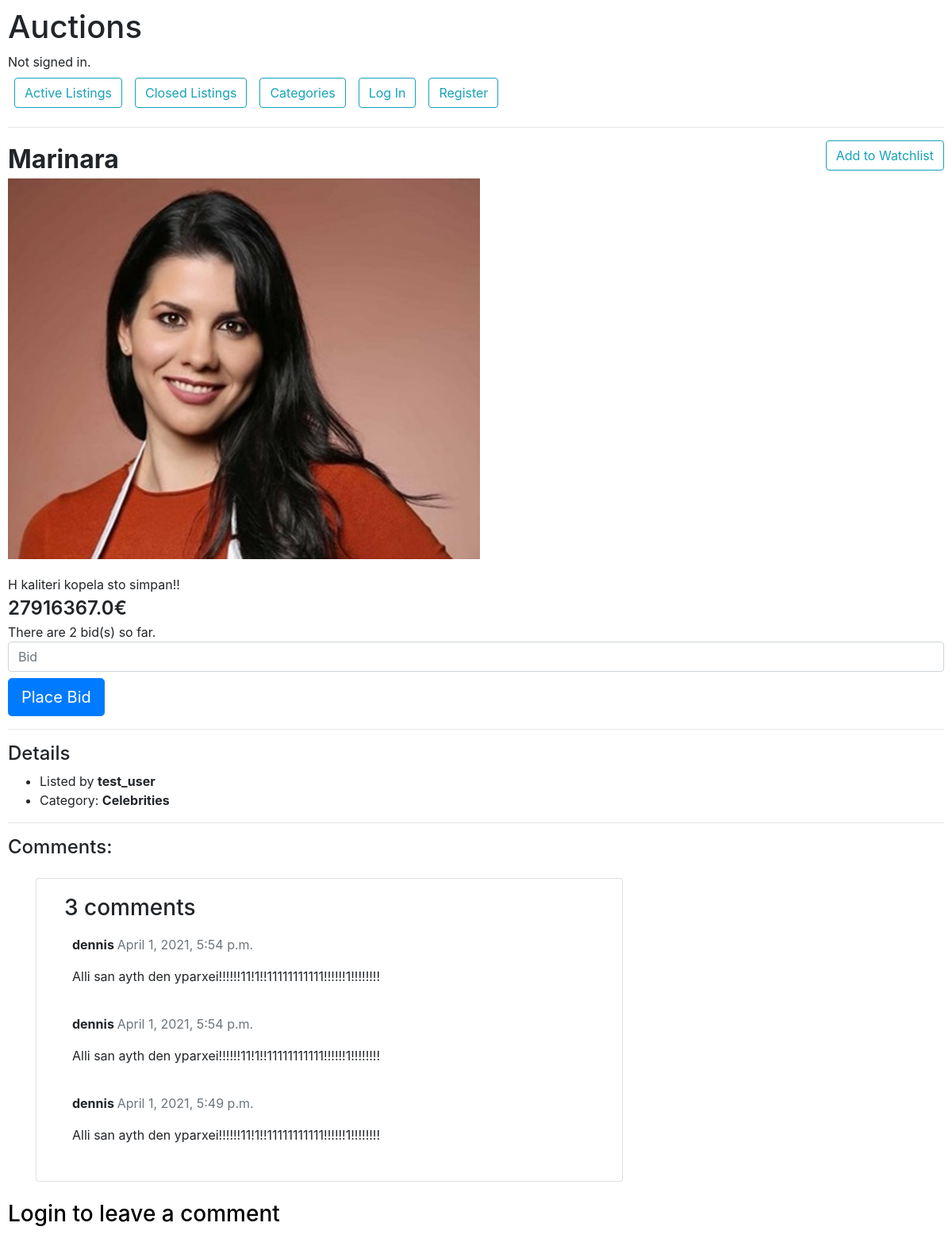
Page /listings/3/ on the committed database.
### auctions/models.py (models this page shows, shortened)
class Listing(models.Model):
    user = models.ForeignKey(User, related_name="owner", on_delete=models.CASCADE, null= True)
    title = models.CharField(max_length=150)
    category = models.ForeignKey(Category, related_name="kind", on_delete=models.CASCADE, null= True)
    listing = models.TextField(null=True)
    image = models.FileField(default='default.png')
    date = models.DateTimeField(null=True)
    active = models.BooleanField(default=True)
    watchlist = models.ManyToManyField(User, related_name="in_watchlist",blank=True)
    price = models.FloatField(
        default = 0,
        validators=[
            MinValueValidator(0)
        ]
    )
    class Meta:
        verbose_name = "Listing"
        verbose_name_plural = "Listings"
        ordering = ['-date']

class User(AbstractUser):
    pass

class Category(models.Model):
    category = models.CharField(max_length=20)
    class Meta:
        verbose_name = "Category"
        verbose_name_plural = "Categories"
        ordering = ['category']
    def __str__(self):
        return self.category

class Comment(models.Model):
    post = models.ForeignKey(Listing,on_delete=models.CASCADE,related_name='comments',null=True)
    name = models.ForeignKey(User, related_name="user_name", on_delete=models.CASCADE, null= True)
    comment = models.TextField(null=True)
    created_on = models.DateTimeField(auto_now_add=True,null=True)
    class Meta:
        ordering = ['-created_on']

### auctions/views.py (the view, shortened to what this page needs)
# urls.py: path("listings/<int:listing_id>/", views.listing_page, name="listing_page"),
def listing_page(request, listing_id):
    listing = get_object_or_404(Listing, id=listing_id)
    comments = listing.comments.all()
    bids = listing.bids.all()
    highest_bid = listing.bids.order_by("-price").first()
    comment_form = CommentForm()
    watchlist_users = listing.watchlist.all()
    operator = False
    for user in watchlist_users:
        if (user == request.user):
            operator = True
    return render(request, "auctions/listing_page.html", {
        "listing": listing,
        'comments': comments,
        'comment_form': comment_form,
        'bids':bids,
        'highest_bid': highest_bid,
        "operator": operator,
    })

### auctions/forms.py
class CommentForm(forms.ModelForm):
    class Meta:
        model = Comment
        fields = ('comment',)

### auctions/templates/auctions/listing_page.html (shortened to what this page needs)
{% extends "auctions/layout.html" %}
{% load mathfilters %}
{%block body%}
    <div class="row">
        <div class="col-10" style="font-size:200%">
            <strong>{{listing.title}}</strong>
        </div>
        <div class="col-2">
        {%if listing.active == True%}
            {%if user == listing.user %}
                <form action="{% url 'close_listing' %}" method="POST">
                    {% csrf_token %}
                    <input type="hidden" name="listing" value = {{listing.id}}>
                    <button type="submit" class="btn btn-outline-info" style="float:right">Close Listing</button>
                </form>
            {%else%}
                    <form action="{% url 'add_to_watchlist' %}" method = "POST">
                        <button type="submit" class="btn btn-outline-info" style="float:right">Add to Watchlist</button>
                    </form>
            {%endif%}
        {%endif%}
        </div>
    </div>
    <div class="row">
        <div class = "col-9">
            <img src="{{ listing.image.url }}"  style="width:auto; height:auto; max-height:60vh; max-width:70vw;">
        </div>
    </div>
    <div style="margin-top:20px">
        {{listing.listing}}
    </div>
    <div style="font-size:150%; font-weight: 600;">
        {{listing.price}}&euro;
    </div>
        {%if listing.active == False %}
                    {%if highest_bid.name == user%}
                        <h5>Congratulations. You are the winner of this auction!</h5>
                    {%else%}
                        <h5> The winner of the auction is {{highest_bid.name}}</h5>
                    {%endif%}
        {%else%}
                <div>
                    There are {{ bids.count|sub:1 }} bid(s) so far.
                </div>
                <div>
                    {%if user == listing.user %}
                    <div class="alert alert-warning" role="alert">
                        You are the listing's owner. You can't bid on it
                    </div>
                    {%else%}
                        <form action="{% url 'place_bid' listing.id %}" method="POST">
                            <input tyle="text" class="form-control .col-3" name="bid" placeholder="Bid" rows="1">
                            <button type="submit" class="btn btn-primary  btn-lg mt-2" >Place Bid</button>
                        </form>
                    {%endif%}
                </div>
        {%endif%}
    <hr>
    <h4>Details</h4>
    <ul>
        <li>Listed by <strong>{{listing.user}}</strong></li>
        <li>Category: <strong>{{listing.category}}</strong></li>
    </ul>
    <hr>
    <h4>Comments:</h4>
    <div class="row">
        <div class="container">
            <div class="col-8 card mb-4  mt-3 ">
                <div class="card-body">
                    <h3>{{ comments.count }} comments</h3>
                    {% for comment in comments %}
                        <div class="comments" style="padding: 10px;">
                            <p class="font-weight-bold">
                                {{ comment.name }}
                                <span class=" text-muted font-weight-normal">
                                {{ comment.created_on }}
                                </span>
                            </p>
                            {{ comment.comment | linebreaks }}
                        </div>
                    {% endfor %}
                </div>
            </div>
        </div>
    </div>
    {% if user.is_authenticated %}
    <div class="row">
        <div class="container">
            <div class="col-8 card mb-4  mt-3 ">
                <div class="card-body">
                    <h3>Leave a comment</h3>
                    <form method="post" style="margin-top: 1.3em;">
                        {{ comment_form.as_p }}
                        {% csrf_token %}
                        <input type="hidden" name="owner" value="{{user.username}}">
                        <button type="submit" class="btn btn-primary  btn-lg">Submit</button>
                    </form>
                </div>
            </div>
        </div>
    </div>
    {%else%}
    <h3><a href="{% url 'login' %}" style="color:black; text-decoration:none;">Login to leave a comment</a></h3>
    {%endif%}
{%endblock%}

### auctions/static/auctions/styles.css (style rules this page uses)
body { padding: 10px; }

### rows in the picture
Listing: title "Marinara", image (picture), listing "H kaliteri kopela sto simpan!!", price "27916367.0", count|sub "2", user "test_user", category "Celebrities", count "3"
Comment: name "dennis", created_on "April 1, 2021, 5:54 p.m.", comment "Alli san ayth den yparxei!!!!!!11!1!!11111111111!!!!!!1!!!!!!!!"
Comment: name "dennis", created_on "April 1, 2021, 5:54 p.m.", comment "Alli san ayth den yparxei!!!!!!11!1!!11111111111!!!!!!1!!!!!!!!"
Comment: name "dennis", created_on "April 1, 2021, 5:49 p.m.", comment "Alli san ayth den yparxei!!!!!!11!1!!11111111111!!!!!!1!!!!!!!!"
